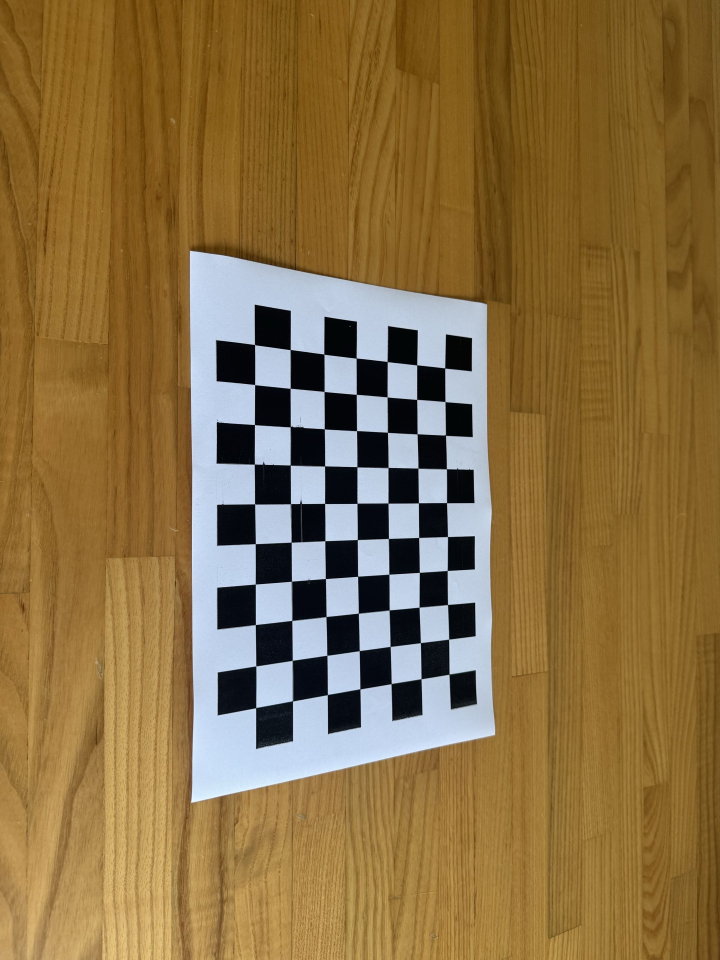
#> input picture CV2026_HW1/my_data/0000.jpg, 2160 x 2880 px (shown at 1/3 size); its folder holds 4 pictures in this run
$ python camera_calibration.py
#> lines starting #> are read from the running program, lines starting #| are printed output that depends on the picture
### CV2026_HW1/camera_calibration_show_extrinsics.py
from mpl_toolkits.mplot3d import Axes3D
import matplotlib.pyplot as plt
import numpy as np
from matplotlib import cm
from numpy import linspace
import argparse
import cv2 as cv

def inverse_homogeneoux_matrix(M):
    R = M[0:3, 0:3]
    T = M[0:3, 3]
    M_inv = np.identity(4)
    M_inv[0:3, 0:3] = R.T
    M_inv[0:3, 3] = -(R.T).dot(T)

    return M_inv

def transform_to_matplotlib_frame(cMo, X, inverse=False):
    M = np.identity(4)
    M[1,1] = 0
    M[1,2] = 1
    M[2,1] = -1
    M[2,2] = 0

    if inverse:
        return M.dot(inverse_homogeneoux_matrix(cMo).dot(X))
    else:
        return M.dot(cMo.dot(X))

def create_camera_model(camera_matrix, width, height, scale_focal, draw_frame_axis=False):
    fx = camera_matrix[0,0]
    fy = camera_matrix[1,1]
    focal = 2 / (fx + fy)
    f_scale = scale_focal * focal

    # draw image plane
    X_img_plane = np.ones((4,5))
    X_img_plane[0:3,0] = [-width, height, f_scale]
    X_img_plane[0:3,1] = [width, height, f_scale]
    X_img_plane[0:3,2] = [width, -height, f_scale]
    X_img_plane[0:3,3] = [-width, -height, f_scale]
    X_img_plane[0:3,4] = [-width, height, f_scale]

    # draw triangle above the image plane
    X_triangle = np.ones((4,3))
    X_triangle[0:3,0] = [-width, -height, f_scale]
    X_triangle[0:3,1] = [0, -2*height, f_scale]
    X_triangle[0:3,2] = [width, -height, f_scale]

    # draw camera
    X_center1 = np.ones((4,2))
    X_center1[0:3,0] = [0, 0, 0]
    X_center1[0:3,1] = [-width, height, f_scale]

    X_center2 = np.ones((4,2))
    X_center2[0:3,0] = [0, 0, 0]
    X_center2[0:3,1] = [width, height, f_scale]

    X_center3 = np.ones((4,2))
    X_center3[0:3,0] = [0, 0, 0]
    X_center3[0:3,1] = [width, -height, f_scale]

    X_center4 = np.ones((4,2))
    X_center4[0:3,0] = [0, 0, 0]
    X_center4[0:3,1] = [-width, -height, f_scale]

    # draw camera frame axis
    X_frame1 = np.ones((4,2))
    X_frame1[0:3,0] = [0, 0, 0]
    X_frame1[0:3,1] = [f_scale/2, 0, 0]

    X_frame2 = np.ones((4,2))
    X_frame2[0:3,0] = [0, 0, 0]
    X_frame2[0:3,1] = [0, f_scale/2, 0]

    X_frame3 = np.ones((4,2))
    X_frame3[0:3,0] = [0, 0, 0]
    X_frame3[0:3,1] = [0, 0, f_scale/2]

    if draw_frame_axis:
        return [X_img_plane, X_triangle, X_center1, X_center2, X_center3, X_center4, X_frame1, X_frame2, X_frame3]
    else:
        return [X_img_plane, X_triangle, X_center1, X_center2, X_center3, X_center4]

def create_board_model(extrinsics, board_width, board_height, square_size, draw_frame_axis=False):
    width = board_width*square_size
    height = board_height*square_size

    # draw calibration board
    X_board = np.ones((4,5))
    #X_board_cam = np.ones((extrinsics.shape[0],4,5))
    X_board[0:3,0] = [0,0,0]
    X_board[0:3,1] = [width,0,0]
    X_board[0:3,2] = [width,height,0]
    X_board[0:3,3] = [0,height,0]
    X_board[0:3,4] = [0,0,0]

    # draw board frame axis
    X_frame1 = np.ones((4,2))
    X_frame1[0:3,0] = [0, 0, 0]
    X_frame1[0:3,1] = [height/2, 0, 0]

    X_frame2 = np.ones((4,2))
    X_frame2[0:3,0] = [0, 0, 0]
    X_frame2[0:3,1] = [0, height/2, 0]

    X_frame3 = np.ones((4,2))
    X_frame3[0:3,0] = [0, 0, 0]
    X_frame3[0:3,1] = [0, 0, height/2]

    if draw_frame_axis:
        return [X_board, X_frame1, X_frame2, X_frame3]
    else:
        return [X_board]

def draw_camera_boards(ax, camera_matrix, cam_width, cam_height, scale_focal,
                       extrinsics, board_width, board_height, square_size,
                       patternCentric):
    min_values = np.zeros((3,1))
    min_values = np.inf
    max_values = np.zeros((3,1))
    max_values = -np.inf

    if patternCentric:
        X_moving = create_camera_model(camera_matrix, cam_width, cam_height, scale_focal)
        X_static = create_board_model(extrinsics, board_width, board_height, square_size)
    else:
        X_static = create_camera_model(camera_matrix, cam_width, cam_height, scale_focal, True)
        X_moving = create_board_model(extrinsics, board_width, board_height, square_size)

    cm_subsection = linspace(0.0, 1.0, extrinsics.shape[0])
    colors = [ cm.jet(x) for x in cm_subsection ]

    for i in range(len(X_static)):
        X = np.zeros(X_static[i].shape)
        for j in range(X_static[i].shape[1]):
            X[:,j] = transform_to_matplotlib_frame(np.eye(4), X_static[i][:,j])
        ax.plot3D(X[0,:], X[1,:], X[2,:], color='r')
        min_values = np.minimum(min_values, X[0:3,:].min(1))
        max_values = np.maximum(max_values, X[0:3,:].max(1))

    for idx in range(extrinsics.shape[0]):
        cMo = np.eye(4,4)
        if extrinsics.shape[1] == 6:
            R, _ = cv.Rodrigues(extrinsics[idx,0:3])
            T = extrinsics[idx,3:6]
        elif extrinsics.shape[1] == 3 and extrinsics.shape[2] == 4:
            R = extrinsics[idx,0:3,0:3]
            T = extrinsics[idx,0:3,3]
        else:
            print('Error extrinsic matrix size!')

        cMo[0:3,3] = T
        cMo[0:3,0:3] = R
        for i in range(len(X_moving)):
            X = np.zeros(X_moving[i].shape)
            for j in range(X_moving[i].shape[1]):
                X[0:4,j] = transform_to_matplotlib_frame(cMo, X_moving[i][0:4,j], patternCentric)
            ax.plot3D(X[0,:], X[1,:], X[2,:], color=colors[idx])
            min_values = np.minimum(min_values, X[0:3,:].min(1))
            max_values = np.maximum(max_values, X[0:3,:].max(1))

    return min_values, max_values

### CV2026_HW1/camera_calibration.py
import numpy as np
import cv2
import glob
import os
import matplotlib.pyplot as plt
import camera_calibration_show_extrinsics as show
from PIL import Image

corner_x = 10
corner_y = 7
objp = np.zeros((corner_x*corner_y,3), np.float32)
objp[:,:2] = np.mgrid[0:corner_x, 0:corner_y].T.reshape(-1,2)

# Arrays to store object points and image points from all the images.
objpoints = [] # 3d points in real world space
imgpoints = [] # 2d points in image plane.

# Make a list of calibration images
images = glob.glob('my_data/*.jpg')
if len(images) == 0:
    raise RuntimeError('No calibration images found in data/*.jpg')

# Step through the list and search for chessboard corners
print('Start finding chessboard corners...')
for idx, fname in enumerate(images):
    img = cv2.imread(fname)
#> img is the input picture: shape (2880, 2160, 3); mean B, G, R 67.6, 111.4, 138.1
    if img is None:
        continue
    gray = cv2.cvtColor(img, cv2.COLOR_BGR2GRAY)
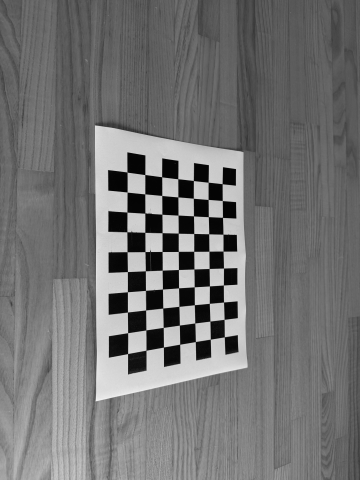
#> gray: shape (2880, 2160) (shown at 1/6 size); min 0, max 255, mean 114.4
    plt.imshow(gray)

    #Find the chessboard corners
    print('find the chessboard corners of',fname)
    ret, corners = cv2.findChessboardCorners(gray, (corner_x,corner_y), None)
#> ret = True; corners = 70 rows, first 8: [1335, 1104.9], [1335.8, 1205.5], [1337.7, 1306.5], [1340.3, 1407.6], [1340.6, 1509], [1343.1, 1610.6], [1342.4, 1712.3], [1343.5, 1814.6]

    # If found, add object points, image points
    if ret == True:
        objpoints.append(objp)
        imgpoints.append(corners)

        # Draw and display the corners
        cv2.drawChessboardCorners(img, (corner_x,corner_y), corners, ret)
        plt.imshow(img)


#######################################################################################################
#                                Homework 1 Camera Calibration                                        #
#               You need to implement camera calibration(02-camera p.76-80) here.                     #
#   DO NOT use the function directly, you need to write your own calibration function from scratch.   #
#                                          H I N T                                                    #
#                        1.Use the points in each images to find Hi                                   #
#                        2.Use Hi to find out the intrinsic matrix K                                  #
#                        3.Find out the extrensics matrix of each images.                             #
#######################################################################################################
print('Camera calibration...')
img_size = gray.shape[::-1]
#> img_size = (2880, 2160)

# [TODO DONE] Compute homography H from world points (X, Y) to image points (u, v) using DLT.
def compute_homography(world_xy, image_uv):
    A = []
    for (X, Y), (u, v) in zip(world_xy, image_uv):
        A.append([-X, -Y, -1, 0, 0, 0, u * X, u * Y, u])
        A.append([0, 0, 0, -X, -Y, -1, v * X, v * Y, v])
    A = np.asarray(A, dtype=np.float64)
    _, _, Vt = np.linalg.svd(A)
    H = Vt[-1].reshape(3, 3)
    return H / H[2, 2]

# [TODO DONE] Compute the vector v_ij from homography H for indices i, j.
def v_ij(H, i, j):
    h = H.T
    return np.array([
        h[i, 0] * h[j, 0],
        h[i, 0] * h[j, 1] + h[i, 1] * h[j, 0],
        h[i, 1] * h[j, 1],
        h[i, 2] * h[j, 0] + h[i, 0] * h[j, 2],
        h[i, 2] * h[j, 1] + h[i, 1] * h[j, 2],
        h[i, 2] * h[j, 2],
    ], dtype=np.float64)

# [TODO DONE] Recover the intrinsic matrix K from the matrix B using Cholesky decomposition.
def intrinsic_from_B(B):
    # B = K^-T K^-1; recover K by Cholesky on B.
    if np.linalg.det(B) < 0:
        B = -B
    eigvals = np.linalg.eigvalsh(B)
    if np.any(eigvals <= 0):
        B = B + np.eye(3) * (1e-9 - eigvals.min())
    L = np.linalg.cholesky(B)
    K = np.linalg.inv(L.T)
    K = K / K[2, 2]
    if K[0, 0] < 0:
        K[:, 0] *= -1
    if K[1, 1] < 0:
        K[:, 1] *= -1
    return K

# [TODO DONE] Compute average reprojection error over all calibration views.
def mean_reprojection_error(K, dist, rvecs, tvecs, objpoints, imgpoints):
    total_error = 0.0
    total_points = 0
    for i, obj_pts in enumerate(objpoints):
        proj_pts, _ = cv2.projectPoints(
            obj_pts,
            rvecs[i].reshape(3, 1),
            tvecs[i].reshape(3, 1),
            K,
            dist,
        )
        err = np.linalg.norm(
            imgpoints[i].reshape(-1, 2) - proj_pts.reshape(-1, 2),
            axis=1,
        )
        total_error += err.sum()
        total_points += len(err)
    if total_points == 0:
        return np.nan
    return total_error / total_points


def rotation_angle_diff_deg(rvec_a, rvec_b):
    R_a, _ = cv2.Rodrigues(rvec_a.reshape(3, 1))
    R_b, _ = cv2.Rodrigues(rvec_b.reshape(3, 1))
    R_delta = R_a @ R_b.T
    trace_val = np.trace(R_delta)
    cos_theta = np.clip((trace_val - 1.0) * 0.5, -1.0, 1.0)
    return np.degrees(np.arccos(cos_theta))

if len(objpoints) < 3:
    raise RuntimeError('Need at least 3 valid chessboard images for calibration.')

# [TODO DONE] Compute the homographies, intrinsic matrix, and extrinsic parameters for each image.
homographies = []
for obj_pts, img_pts in zip(objpoints, imgpoints):
    world_xy = obj_pts[:, :2]
    image_uv = img_pts.reshape(-1, 2)
    homographies.append(compute_homography(world_xy, image_uv))

V = []
for H in homographies:
    V.append(v_ij(H, 0, 1))
    V.append(v_ij(H, 0, 0) - v_ij(H, 1, 1))
V = np.asarray(V, dtype=np.float64)

_, _, Vt = np.linalg.svd(V)
b = Vt[-1]
B = np.array([
    [b[0], b[1], b[3]],
    [b[1], b[2], b[4]],
    [b[3], b[4], b[5]],
], dtype=np.float64)

mtx = intrinsic_from_B(B)
K_inv = np.linalg.inv(mtx)

rvecs = []
tvecs = []
extrinsics = []
for H in homographies:
    h1 = H[:, 0]
    h2 = H[:, 1]
    h3 = H[:, 2]

    lam = 1.0 / np.linalg.norm(K_inv @ h1)
    r1 = lam * (K_inv @ h1)
    r2 = lam * (K_inv @ h2)
    r3 = np.cross(r1, r2)
    t = lam * (K_inv @ h3)

    R_approx = np.column_stack((r1, r2, r3))
    U, _, Vt = np.linalg.svd(R_approx)
    R = U @ Vt
    if np.linalg.det(R) < 0:
        R[:, -1] *= -1

    rvec, _ = cv2.Rodrigues(R)
    rvecs.append(rvec.reshape(3))
    tvecs.append(t.reshape(3))
    extrinsics.append(np.concatenate((rvec.reshape(3), t.reshape(3))))

ret = True
dist = np.zeros(5, dtype=np.float64)
rvecs = np.asarray(rvecs, dtype=np.float64)
tvecs = np.asarray(tvecs, dtype=np.float64)
extrinsics = np.asarray(extrinsics, dtype=np.float64)

custom_reproj_error = mean_reprojection_error(
    mtx,
    dist,
    rvecs,
    tvecs,
    objpoints,
    imgpoints,
)

# OpenCV baseline for comparison.
cv_ret, cv_mtx, cv_dist, cv_rvecs, cv_tvecs = cv2.calibrateCamera(
    objpoints,
    imgpoints,
    img_size,
    None,
    None,
)
cv_rvecs = np.asarray([rv.reshape(3) for rv in cv_rvecs], dtype=np.float64)
cv_tvecs = np.asarray([tv.reshape(3) for tv in cv_tvecs], dtype=np.float64)
cv_extrinsics = np.asarray(
    [np.concatenate((rv, tv)) for rv, tv in zip(cv_rvecs, cv_tvecs)],
    dtype=np.float64,
)
cv_reproj_error = mean_reprojection_error(
    cv_mtx,
    cv_dist,
    cv_rvecs,
    cv_tvecs,
    objpoints,
    imgpoints,
)

# Per-view pose differences between from-scratch and OpenCV baselines.
rot_diff_deg = np.asarray(
    [rotation_angle_diff_deg(rv, cv_rv) for rv, cv_rv in zip(rvecs, cv_rvecs)],
    dtype=np.float64,
)
t_diff = np.linalg.norm(tvecs - cv_tvecs, axis=1)
pose_diff_table = np.column_stack((
    np.arange(len(rot_diff_deg), dtype=np.float64),
    rot_diff_deg,
    t_diff,
))
worst_idx = int(np.argmax(rot_diff_deg + t_diff))

intrinsic_names = ['fx', 'fy', 'cx', 'cy', 'skew']
custom_intrinsic_vals = np.array([mtx[0, 0], mtx[1, 1], mtx[0, 2], mtx[1, 2], mtx[0, 1]], dtype=np.float64)
cv_intrinsic_vals = np.array([cv_mtx[0, 0], cv_mtx[1, 1], cv_mtx[0, 2], cv_mtx[1, 2], cv_mtx[0, 1]], dtype=np.float64)
intrinsic_abs_diff = custom_intrinsic_vals - cv_intrinsic_vals
intrinsic_pct_diff = np.where(
    np.abs(cv_intrinsic_vals) > 1e-12,
    100.0 * intrinsic_abs_diff / cv_intrinsic_vals,
    np.nan,
)

# [TODO DONE] Save calibration outputs for report and grading.
os.makedirs('output', exist_ok=True)
np.savetxt(
    'output/per_view_pose_diff.csv',
    pose_diff_table,
    fmt=['%d', '%.8f', '%.8f'],
    delimiter=',',
    header='view_index,rotation_diff_deg,translation_diff_norm',
    comments='',
)

with open('output/calibration_report.txt', 'w', encoding='utf-8') as f:
    f.write('Camera Calibration Report\n')
    f.write('=========================\n\n')
    f.write(f'Valid images used: {len(objpoints)} / {len(images)}\n')
    f.write(f'Image size (w, h): {img_size}\n\n')

    f.write('Error summary\n')
    f.write(f'From-scratch mean reprojection error (pixel): {custom_reproj_error:.6f}\n')
    f.write(f'OpenCV mean reprojection error (pixel): {cv_reproj_error:.6f}\n')
    f.write(f'OpenCV calibrateCamera RMS: {cv_ret:.6f}\n')
    f.write(f'Mean reprojection error difference (scratch - OpenCV): {custom_reproj_error - cv_reproj_error:.6f}\n\n')

    f.write('From-scratch intrinsic matrix K\n')
    np.savetxt(f, mtx, fmt='%.10f')
    f.write('\nOpenCV intrinsic matrix K\n')
    np.savetxt(f, cv_mtx, fmt='%.10f')
    f.write('\nOpenCV distortion coefficients\n')
    np.savetxt(f, cv_dist.reshape(1, -1), fmt='%.10f')
    f.write(f'\nFrobenius norm of K difference: {np.linalg.norm(mtx - cv_mtx):.6f}\n\n')

    f.write('Intrinsic parameter comparison\n')
    f.write('name,from_scratch,opencv,abs_diff,pct_diff\n')
    for i, name in enumerate(intrinsic_names):
        pct_val = intrinsic_pct_diff[i]
        pct_str = 'nan' if np.isnan(pct_val) else f'{pct_val:.6f}'
        f.write(
            f'{name},{custom_intrinsic_vals[i]:.8f},{cv_intrinsic_vals[i]:.8f},'
            f'{intrinsic_abs_diff[i]:.8f},{pct_str}\n'
        )
    f.write('\n')

    combined = rot_diff_deg + t_diff
    top_k = np.argsort(-combined)[:3]
    f.write('Pose difference statistics\n')
    f.write(f'Rotation diff mean (deg): {rot_diff_deg.mean():.6f}\n')
    f.write(f'Rotation diff max (deg): {rot_diff_deg.max():.6f}\n')
    f.write(f'Translation diff mean (L2 norm): {t_diff.mean():.6f}\n')
    f.write(f'Translation diff max (L2 norm): {t_diff.max():.6f}\n')
    f.write(f'Largest combined difference view index: {worst_idx}\n\n')

    f.write('Top 3 views by combined pose difference\n')
    f.write('view_index,rotation_diff_deg,translation_diff_norm,combined_score\n')
    for idx in top_k:
        f.write(
            f'{idx},{rot_diff_deg[idx]:.8f},{t_diff[idx]:.8f},{combined[idx]:.8f}\n'
        )

print('Saved: output/per_view_pose_diff.csv')
print('Saved: output/calibration_report.txt')

def save_extrinsics_plot(camera_matrix, extrinsics_data, output_path, title):
    fig = plt.figure(figsize=(10, 10))
    ax = fig.add_subplot(111, projection='3d')

    cam_width = 0.064 / 0.1
    cam_height = 0.032 / 0.1
    scale_focal = 1600
    board_width = 8
    board_height = 6
    square_size = 1

    min_values, max_values = show.draw_camera_boards(
        ax,
        camera_matrix,
        cam_width,
        cam_height,
        scale_focal,
        extrinsics_data,
        board_width,
        board_height,
        square_size,
        True,
    )

    X_min = min_values[0]
    X_max = max_values[0]
    Y_min = min_values[1]
    Y_max = max_values[1]
    Z_min = min_values[2]
    Z_max = max_values[2]
    max_range = np.array([X_max - X_min, Y_max - Y_min, Z_max - Z_min]).max() / 2.0

    mid_x = (X_max + X_min) * 0.5
    mid_y = (Y_max + Y_min) * 0.5
    mid_z = (Z_max + Z_min) * 0.5
    ax.set_xlim(mid_x - max_range, mid_x + max_range)
    ax.set_ylim(mid_y - max_range, 0)
    ax.set_zlim(mid_z - max_range, mid_z + max_range)

    ax.set_xlabel('x')
    ax.set_ylabel('z')
    ax.set_zlabel('-y')
    ax.set_title(title)
    fig.savefig(output_path, dpi=200, bbox_inches='tight')
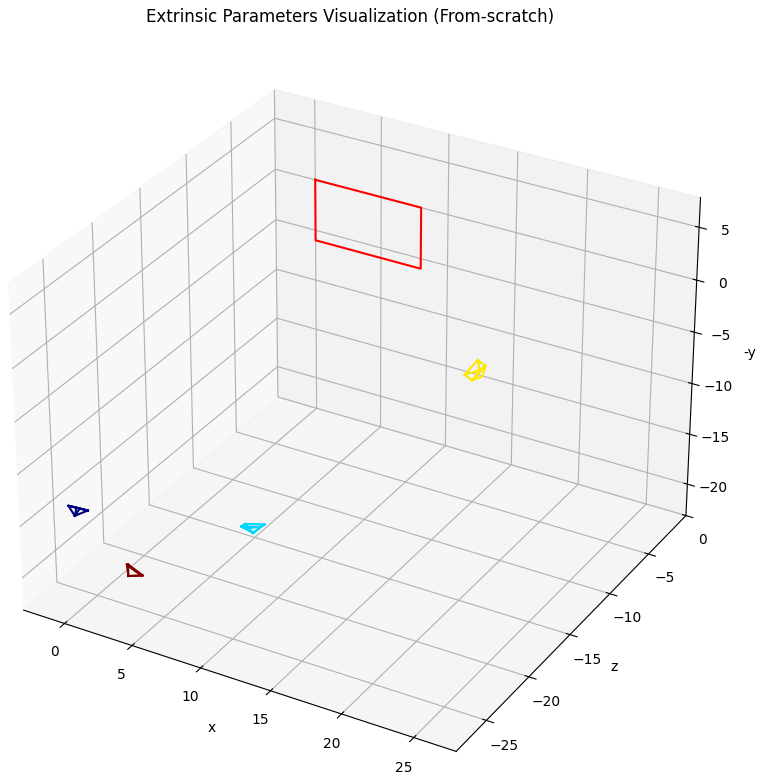
#> figure drawn by matplotlib, 1 panel
    print(f'Saved: {output_path}')


# show and save extrinsics plots
print('Show the camera extrinsics')
save_extrinsics_plot(
    mtx,
    extrinsics,
    'output/extrinsics_plot.png',
    'Extrinsic Parameters Visualization (From-scratch)',
)
save_extrinsics_plot(
    cv_mtx,
    cv_extrinsics,
    'output/cv_extrinsics_plot.png',
    'Extrinsic Parameters Visualization (OpenCV)',
)
#> call 2 of save_extrinsics_plot, with camera_matrix = array of shape (3, 3), extrinsics_data = array of shape (4, 6), output_path = 'output/cv_extrinsics_plot.png'
#> in save_extrinsics_plot (call 2), `fig.savefig(output_path, dpi=200, bbox_inches='tight')`:
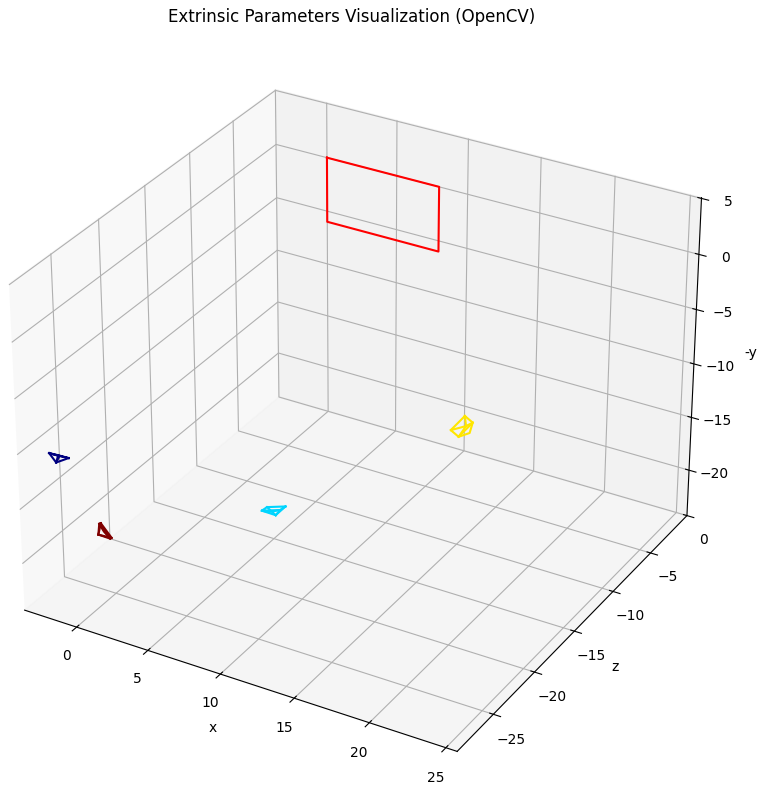
#> figure drawn by matplotlib, 1 panel
plt.show()
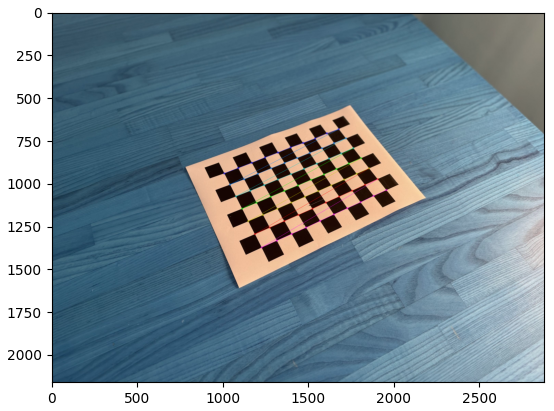
#> figure drawn by matplotlib, 1 panel; B, G, R data is drawn as R, G, B
